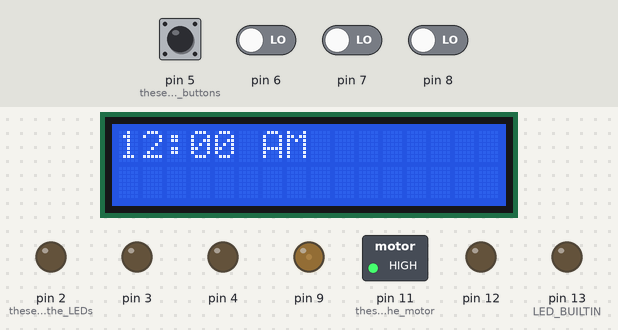
This sketch was run on a simulated Arduino Uno, built with avr-gcc and run on an emulated ATmega328P. Parts: 16×2 character LCD, switched loads named in the sketch (green lamp = pin HIGH), output pins drawn as LEDs (lit = HIGH). The test bench sets the inputs (shaded band); at power-on: pin 5 (these_are_for_the_buttons), pin 6–8 LOW. What the sketch prints to the serial monitor is not drawn.

Above: at 1.2 s.
1.3 s: pin 5 (these_are_for_the_buttons) pulled HIGH for 0.15 s
At 2.2 s:
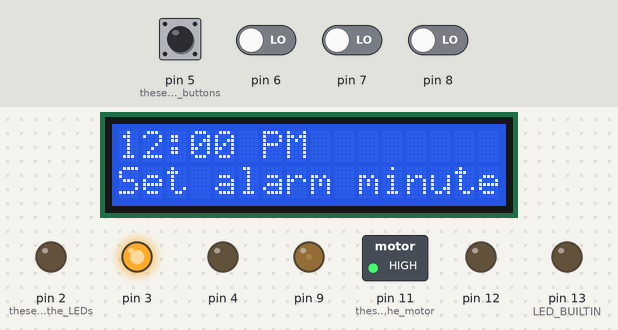
2.9 s: pin 5 (these_are_for_the_buttons) pulled HIGH for 1 s
At 3.3 s:
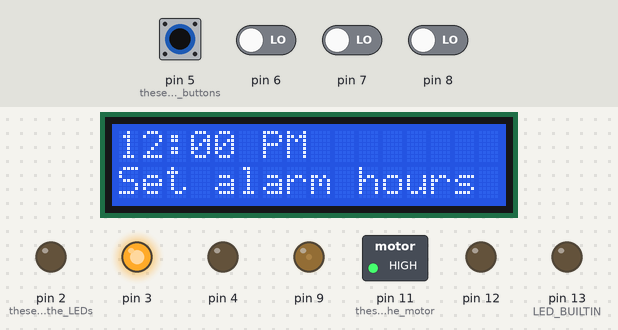
5.4 s: pin 6 driven HIGH
At 6.4 s:
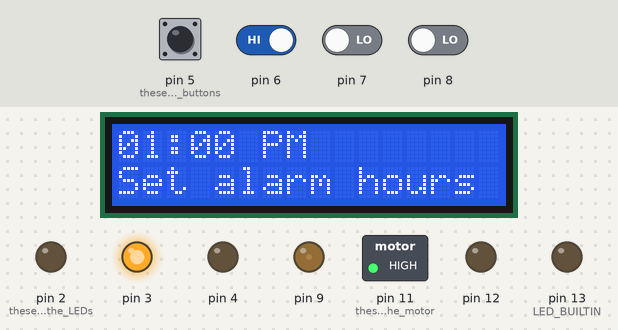
Timing chart, 0 to 8.4 s (numbered marks = the images above; inputs shaded):
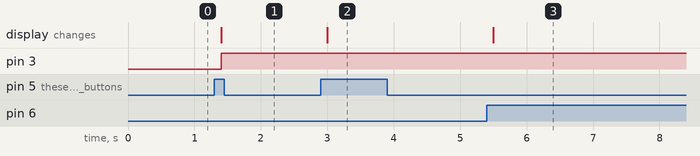

The sketch:

fan-alarm.ino
```cpp
// TODO:
// blinking time while editing
// blinking alarm notification

#include <LiquidCrystal_I2C.h>
#include <TimeLib.h>

time_t time;
char buffer[8];
unsigned long millis_now = 0;
int leap_counter = 0;
int shutdown_counter = 0;

int display_time = 0000; // integers for printing to LCD display
int display_static = 0000;
int display_alarm = 1200;

int mode = 0; // device mode: 0=normal, 1=set_mins, 2=set_hours, 3=alarm_mins, 4=alarm_hours

bool pressed = false; // assorted booleans
bool alarm = false;
bool lit = true;
bool pm = false;

LiquidCrystal_I2C lcd(0x27,16,2);

void setup()
{
  Serial.begin(9600); // debug stuff
  pinMode(LED_BUILTIN, OUTPUT);

  setTime(0,0,0,1,1,2022); // time setup

  lcd.init();
  pinMode(9, OUTPUT);
  analogWrite(9, 30);
  lcd.backlight();
  update_led(display_time);

  pinMode(2, OUTPUT); // these are for the LEDs
  pinMode(3, OUTPUT);
  pinMode(4, OUTPUT);
  pinMode(5, INPUT); // these are for the buttons
  pinMode(6, INPUT);
  pinMode(7, INPUT);
  pinMode(8, INPUT);
  pinMode(11, OUTPUT); // these are for the motor
  pinMode(12, OUTPUT);
  pinMode(13, OUTPUT);

  analogWrite(11, 255); // initial motor settings
  digitalWrite(12, LOW);
  digitalWrite(13, LOW);
}

void update_led(int display_val)
{
  // set am/pm value
  pm = display_val >= 1200;

  // convert to 12-hour time
  if (display_val >= 1300) {
    display_val -= 1200;
  } else if (display_val < 100) {
    display_val += 1200;
  }

  // update LCD display
  lcd.clear();
  sprintf(buffer,"%02d:%02d",display_val/100,display_val%100);
  lcd.print(buffer);
  lcd.print(pm?" PM":" AM");
  lcd.setCursor(0,1);
  switch(mode){
    case 0:
      break;
    case 1:
      lcd.print("Set minutes");
      break;
    case 2:
      lcd.print("Set hours");
      break;
    case 3:
      lcd.print("Set alarm minutes");
      break;
    case 4:
      lcd.print("Set alarm hours");
      break;
    default:
      lcd.print("MODE ERROR");
  }

  // print time to serial monitor
  sprintf(buffer,"%04d %s\n",display_val,pm?"PM":"AM");
  Serial.print(buffer);

  // print alarm status to serial monitor
  if (alarm){
    Serial.print("alarm is active!\n");
  }
}

void loop()
{
  millis_now = millis();

  if (minute()!=minute(time)) {
    shutdown_counter += 1;
    if (shutdown_counter >= 5){
      lit = false;
      shutdown_counter = 0;
    }

    // update time variable
    time = now();
    display_time = minute()+100*hour(time);

    // adjust for desync
    leap_counter += 1;
    if (leap_counter >= 11) {
      leap_counter = 0;
      adjustTime(-2);
    }

    // activate alarm if necessary
    if (display_time == display_alarm) {
      alarm = true;
      digitalWrite(12, HIGH);
    }

    // update displayed time
    if (mode == 0){
      update_led(display_time);
    }
  }

  if (!pressed) {
    // increment button
    if (digitalRead(6) == HIGH) {
      pressed = true;
      lit = true;
      shutdown_counter = 0;
      if (mode == 1) {
        // increase current minutes by 1
        display_static += 1;
        if (display_static%100 >= 60){
          display_static -= 60;
        }
        update_led(display_static);
      } else if (mode == 2){
        // increase current hours by 1
        display_static += 100;
        if (display_static >= 2400){
          display_static -= 2400;
        }
        update_led(display_static);
      } else if (mode == 3){
        // increase alarm minutes by 1
        display_alarm += 1;
        if (display_alarm%100 >= 60){
          display_alarm -= 60;
        }
        update_led(display_alarm);
      } else if (mode == 4){
        // increase alarm hours by 1
        display_alarm += 100;
        if (display_alarm >= 2400){
          display_alarm -= 2400;
        }
        update_led(display_alarm);
      }
    }

    // set-time mode button
    else if (digitalRead(7) == HIGH) {
      pressed = true;
      lit = true;
      shutdown_counter = 0;
      if (mode == 0) {
        mode = 1;
        display_static = display_time;
        Serial.print("set time mode enabled\n");
        update_led(display_static);
      } else if (mode == 1){
        mode = 2;
        update_led(display_static);
      } else {
        setTime(display_static/100,display_static%100,0,1,1,2022);
        Serial.print("time set\n");
        mode = 0;
        update_led(display_time);
      }
    }

    // set-alarm mode button
    else if (digitalRead(5) == HIGH) {
      pressed = true;
      lit = true;
      shutdown_counter = 0;
      if (mode == 0) {
        mode = 3;
        Serial.print("set alarm mode enabled\n");
        update_led(display_alarm);
      } else if (mode == 3){
        mode = 4;
        update_led(display_alarm);
      } else {
        Serial.print("alarm set\n");
        mode = 0;
        update_led(display_time);
      }
    }

    // alarm-off button
    if (digitalRead(8) == HIGH && alarm) {
      alarm = false;
      digitalWrite(12, LOW);
    }
  }
  if (digitalRead(7) == LOW && (digitalRead(6) == LOW && digitalRead(5) == LOW)) {
    pressed = 0;
  }

  // alarm LED + motor
  if (alarm) {
    digitalWrite(2, HIGH);
    digitalWrite(12, HIGH);
    lit = true;
    shutdown_counter = 0;
  } else {
    digitalWrite(2, LOW);
    digitalWrite(12, LOW);
  }

  // set-time mode LED
  if (mode == 1 || mode == 2) {
    digitalWrite(4, HIGH);
  } else {
    digitalWrite(4, LOW);
  }

  // set-alarm mode LED
  if (mode == 3 || mode == 4) {
    digitalWrite(3, HIGH);
  } else {
    digitalWrite(3, LOW);
  }

  // backlight shutdown
  if (lit) {
    lcd.backlight();
  } else {
    lcd.noBacklight();
  }

  // debug
  if (false) {
    digitalWrite(LED_BUILTIN, HIGH);
  } else {
    digitalWrite(LED_BUILTIN, LOW);
  }

  // delay
  while (millis() < millis_now + 100UL){}
}
```

Measured:
- after the input at 1.3 s, pin 3: LOW → HIGH after 0.10 s; the display: changes after 0.10 s (image 1)
- after the input at 2.9 s, the display: changes after 0.10 s (image 2)
- after the input at 5.4 s, the display: changes after 0.10 s (image 3)
